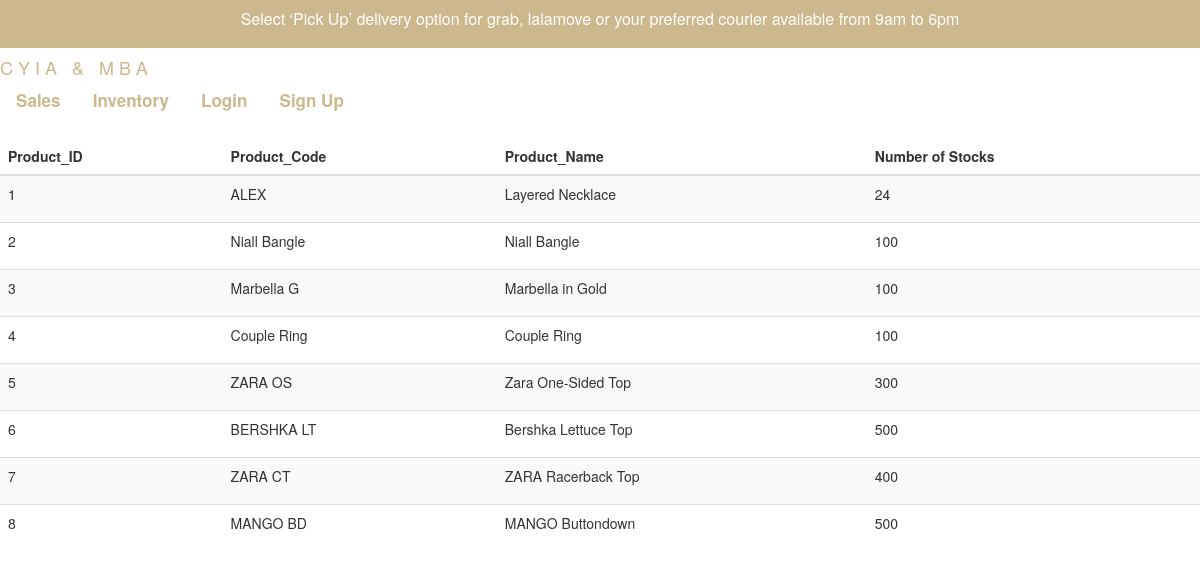
The page /sup-inventory.php on the database its author committed.
### tables this page shows
CREATE TABLE `inventory` (
  `prod_id` int(50) NOT NULL,
  `prod_code` varchar(50) NOT NULL,
  `prod_name` varchar(50) NOT NULL,
  `num_of_stocks` int(50) NOT NULL
);

### web/sup-inventory.php (the view, shortened to what this page needs)
<?php
	include_once 'header3.php';
    $sql = "SELECT * FROM inventory";
    $result = mysqli_query($conn, $sql);
?>
<html>
    <head>
    </head>
    <body>
    <table class='table table-striped'><center>
            <thead>
                <tr>
                    <th>Product_ID</th>
                    <th>Product_Code</th>
                    <th>Product_Name</th>
                    <th>Number of Stocks</th>
                </tr>
            </thead>
            <tbody>
                <?php
                    while ($row = mysqli_fetch_array($result)) {
                        echo "<tr>";
                        echo "<td><p>".$row['prod_id']."</p></td>";
                        echo "<td><p>".$row['prod_code']."</p></td>";
                        echo "<td><p>".$row['prod_name']."</p></td>";
                        echo "<td><p>".$row['num_of_stocks']."</p></td>";
                    }
                ?>
            </tbody>
            </center></table>
    </body>
</html>

### web/styles2.css (style rules this page uses)
* { padding:0; margin:0; box-sizing: border-box; }

### rows shown on the page
inventory: prod_id "1", prod_code "ALEX", prod_name "Layered Necklace", num_of_stocks "24"
inventory: prod_id "2", prod_code "Niall Bangle", prod_name "Niall Bangle", num_of_stocks "100"
inventory: prod_id "3", prod_code "Marbella G", prod_name "Marbella in Gold", num_of_stocks "100"
inventory: prod_id "4", prod_code "Couple Ring", prod_name "Couple Ring", num_of_stocks "100"
inventory: prod_id "5", prod_code "ZARA OS", prod_name "Zara One-Sided Top", num_of_stocks "300"
inventory: prod_id "6", prod_code "BERSHKA LT", prod_name "Bershka Lettuce Top", num_of_stocks "500"
inventory: prod_id "7", prod_code "ZARA CT", prod_name "ZARA Racerback Top", num_of_stocks "400"
inventory: prod_id "8", prod_code "MANGO BD", prod_name "MANGO Buttondown", num_of_stocks "500"
